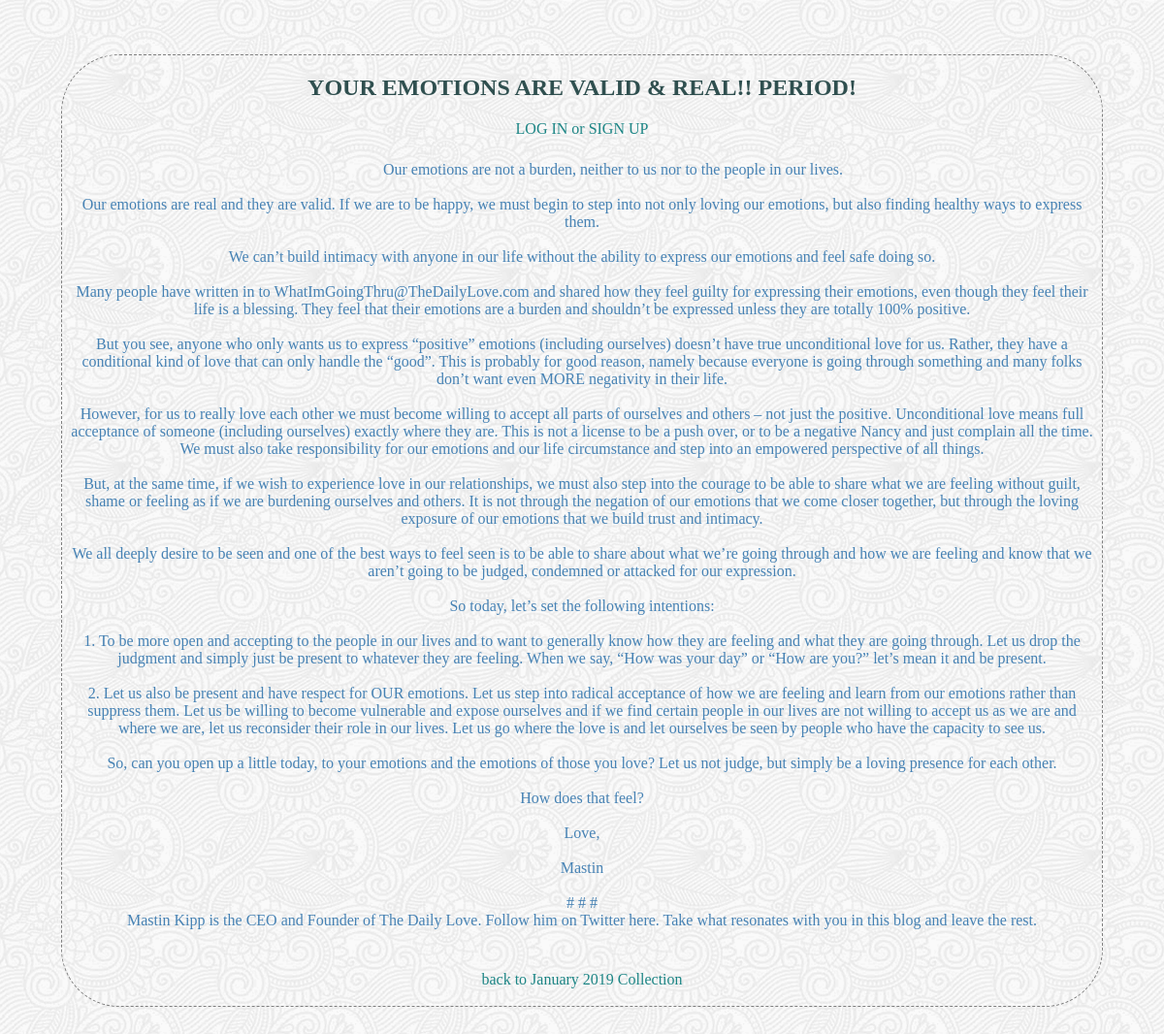
The page /collections/3/5/view on the database its author committed.
### database_setup.py (models this page shows, shortened)
class ArticleCollection(Base):
    __tablename__ = 'article_item'
    name = Column(String(350), nullable=False)
    id = Column(Integer, primary_key=True)
    description = Column(String(250))
    date = Column(
        String(80),
        default=datetime.datetime.now().strftime("%y-%m-%d %H:%M:%S"))
    text = Column(Text())
    user_id = Column(Integer, ForeignKey('user.id'))
    user = relationship(User)
    collection_id = Column(Integer, ForeignKey('collection.id'))
    collection = relationship(Collection)

class Collection(Base):
    __tablename__ = 'collection'
    id = Column(Integer, primary_key=True)
    name = Column(String(80), nullable=False)
    user_id = Column(Integer, ForeignKey('user.id'))
    user = relationship(User)

### finalProject.py (the view, shortened to what this page needs)
@app.route(
    '/collections/<int:collection_id>/<int:article_id>/',
    methods=[
        'GET',
        'POST'])
@app.route(
    '/collections/<int:collection_id>/<int:article_id>/view',
    methods=[
        'GET',
        'POST'])
def viewArticle(collection_id, article_id):
    item = session.query(ArticleCollection).filter_by(id=article_id).one()
    collection = session.query(Collection).filter_by(id=collection_id).one()
    loggeduser = False
    if 'name' in login_session:
        loggeduser = True
    if 'name' not in login_session or item.user_id != login_session['user_id']:
        return render_template(
            'publicArticle.html',
            collection_id=collection_id,
            coll=collection,
            article_id=article_id,
            art=item, logged=loggeduser)

### templates/publicArticle.html (shortened to what this page needs)
<!DOCTYPE html>
<html>
    <head>
        <link rel=stylesheet type=text/css href='{{url_for('static', filename='style.css')}}'>
    </head>
    <body>
        <div class="pane">
            <h2 class="header">{{art.name}}</h2>
            {% if logged != True %}
            <a class="link" href="{{url_for('showLogin')}}">LOG IN or SIGN UP</a>
            {% endif %}
            <p class="item article">
                {{art.text}}
            </p>
            <br>
            <a class="link" href="{{url_for('collectionList', collection_id=collection_id)}}">back to {{coll.name}} </a><br><br>
        </div>
    </body>
</html>

### static/style.css (style rules this page uses)
html { background-image: url('full-bloom.png'); background-repeat: repeat; margin: 4vw; }
a { color: steelblue; text-decoration-line: none; }
.item { color: steelblue; }
.article { text-align: center; margin: 5pt; white-space: pre-wrap; }
.link { color: rgb(28, 133, 133); }
.header { color: darkslategray; text-transform: capitalize; }
.pane { border: dashed grey 1pt; border-radius: 5vw; text-align: center; display: block; block-size: inherit; height: 95%; margin: 5pt; }

### rows shown on the page
ArticleCollection: name "YOUR EMOTIONS ARE VALID & REAL!! PERIOD!", text "Our emotions are not a burden, neither to us nor to the people in our lives. Our emotions are real and they are valid. If we are to be happy, we must begin to step into not only loving our emotions, but also finding healthy ways to express them. We can’t build intimacy with anyone in our life without the ability to express our emotions and feel safe doing so. Many people have written in to WhatImGoingThru@TheDailyLove.com and shared how they feel guilty for expressing their emotions, even though they feel their life is a blessing. They feel that their emotions are a burden and shouldn’t be expressed unless they are totally 100% positive. But you see, anyone who only wants us to express…"
Collection: name "January 2019 Collection"
